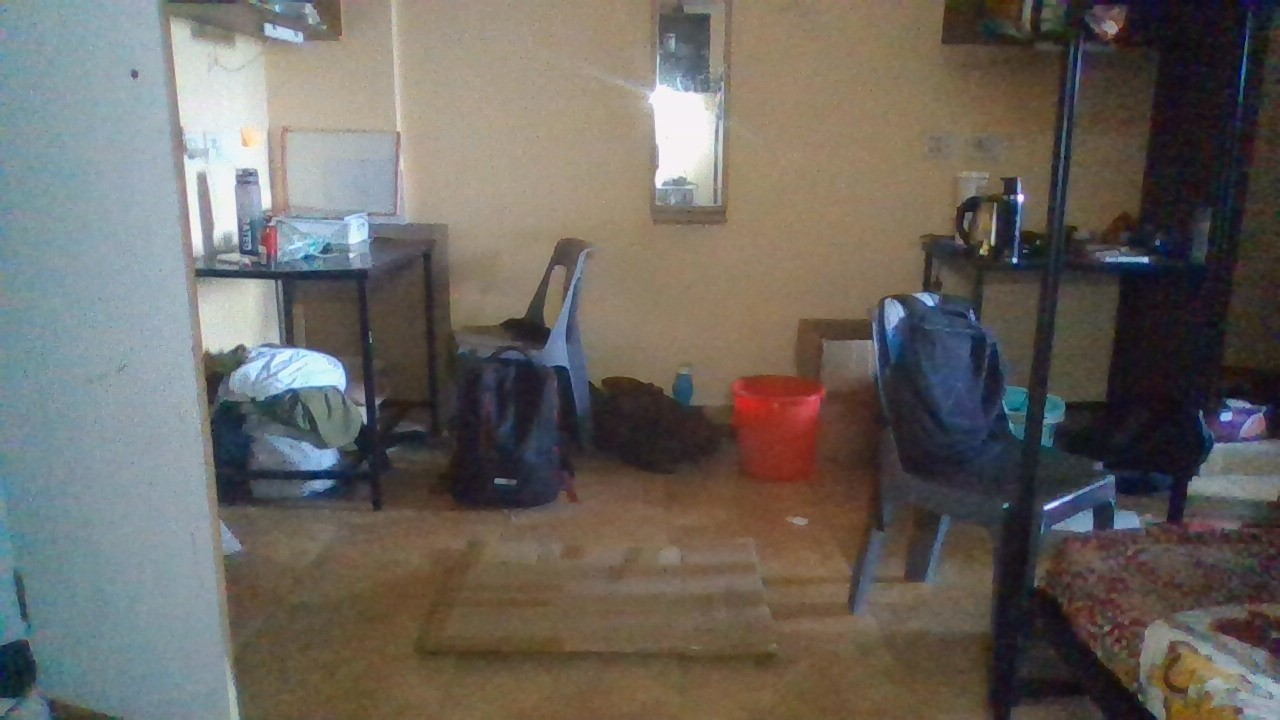
#> input picture car_images/img1.jpg, 1280 x 720 px
$ python stitcher.py
#> lines starting #> are read from the running program, lines starting #| are printed output that depends on the picture
import cv2
import numpy as np

def get_top_down_view(image, src_points):
    """
    Applies a top-down perspective transform to an image.

    Args:
        image: The input image from a single camera.
        src_points: A NumPy array of 4 points in the source image.
                    These points should form a trapezoid on the ground.

    Returns:
        The warped image, which is a top-down view.
    """
    # Define the width and height of the output top-down image
    # These can be tuned to your preference
    width, height = 1280, 720

    # Define the 4 destination points for the top-down view (a rectangle)
    # The order must correspond to the order of src_points
    dst_points = np.float32([
        [0, 0],         # Top-left
        [width, 0],     # Top-right
        [width, height],# Bottom-right
        [0, height]     # Bottom-left
    ])

    # Calculate the perspective transform matrix M
    M = cv2.getPerspectiveTransform(src_points, dst_points)

    # Apply the perspective warp to get the top-down view
    warped_image = cv2.warpPerspective(image, M, (width, height))

    return warped_image

# --- Main Execution ---
if __name__ == "__main__":
    # --- 1. Load your four images ---
    img1 = cv2.imread("car_images/img1.jpg")
#> img1 is the input picture: shape (720, 1280, 3); mean B, G, R 96, 101.8, 106.6
    img2 = cv2.imread("car_images/img2.jpg")
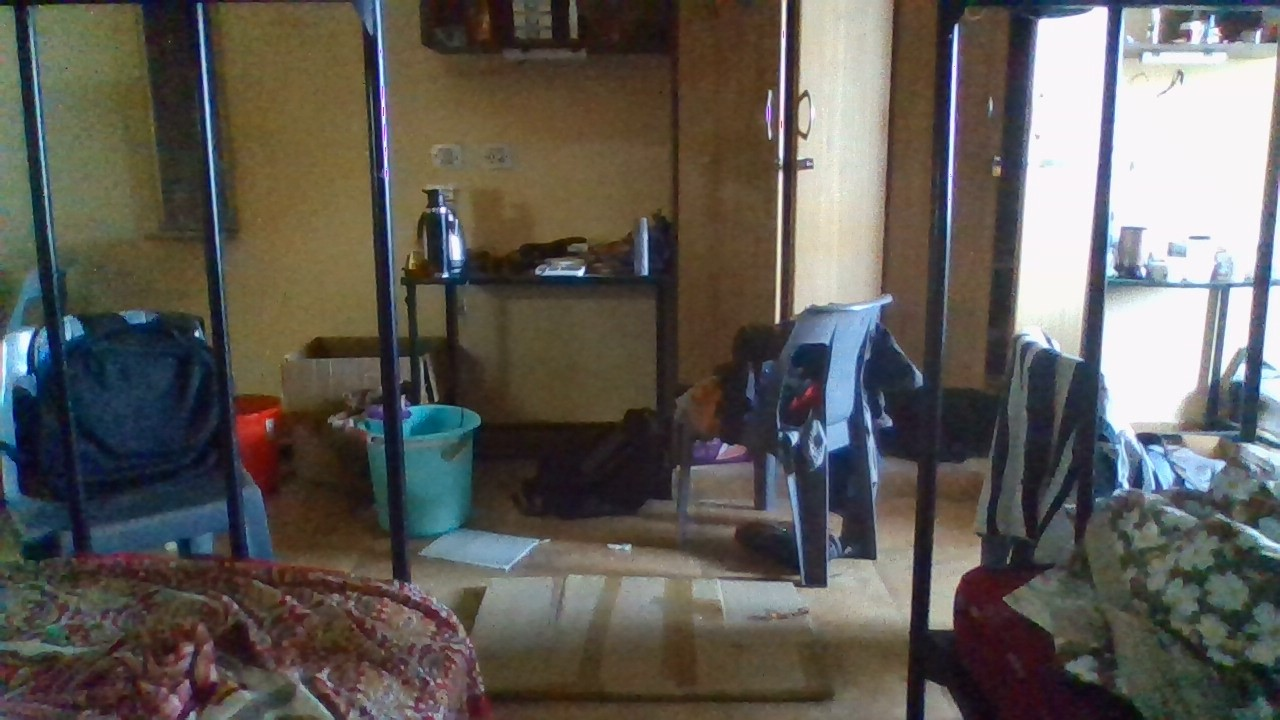
#> input picture car_images/img2.jpg, 1280 x 720 px
#> img2 is the input picture: shape (720, 1280, 3); mean B, G, R 86.5, 92.1, 95.6

    # --- 2. DEFINE YOUR PERSPECTIVE POINTS (CRITICAL STEP!) ---
    # These are placeholder values! You MUST find the correct points for YOUR cameras.
    # The points should form a trapezoid on the ground in front of each camera.
    # Format: np.float32([[top_left], [top_right], [bottom_right], [bottom_left]])

    src_img1 = np.float32([(399, 457), (802, 467), (920, 717), (163, 717)])

    src_img2 = np.float32([(490, 579), (790, 581), (831, 691), (458, 692)])

    # --- 3. Apply the top-down warp to each image ---
    img1_top_down = get_top_down_view(img1, src_img1)
#> in get_top_down_view, `warped_image = cv2.warpPerspective(image, M, (width, height))`:
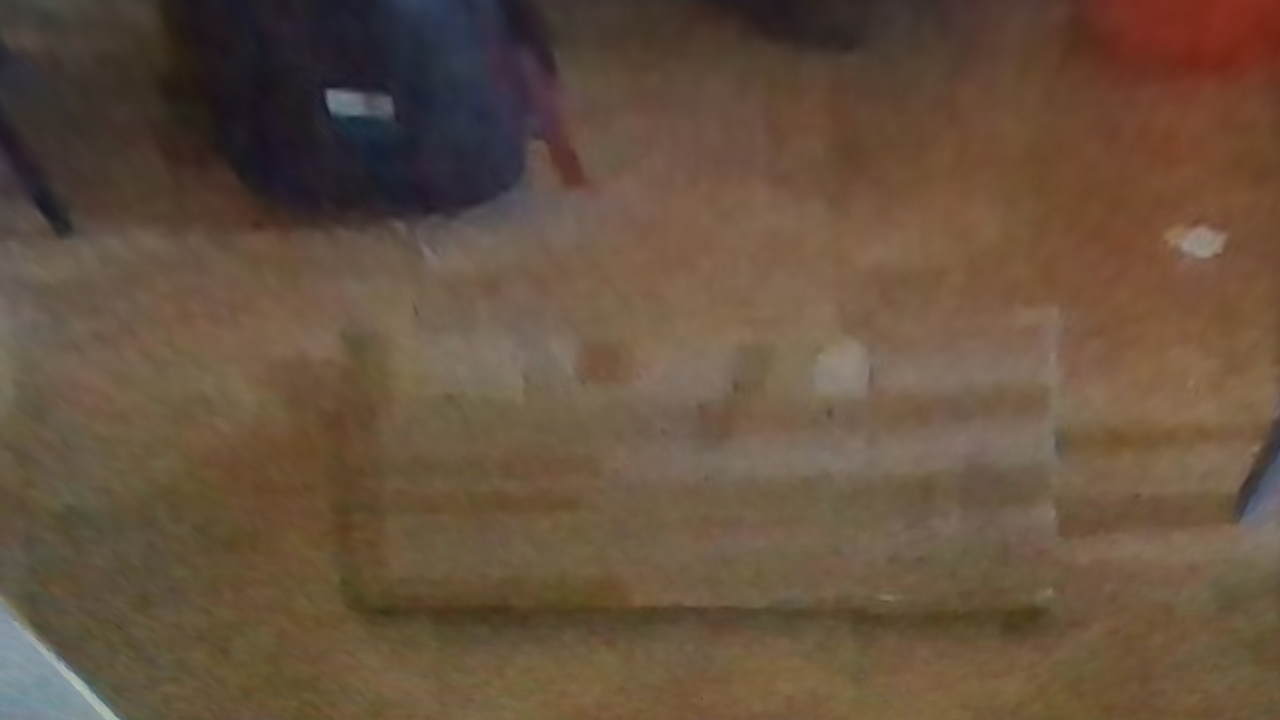
#> warped_image: shape (720, 1280, 3); mean B, G, R 62.7, 80.8, 101
    img2_top_down = get_top_down_view(img2, src_img2)
#> in get_top_down_view (call 2), `warped_image = cv2.warpPerspective(image, M, (width, height))`:
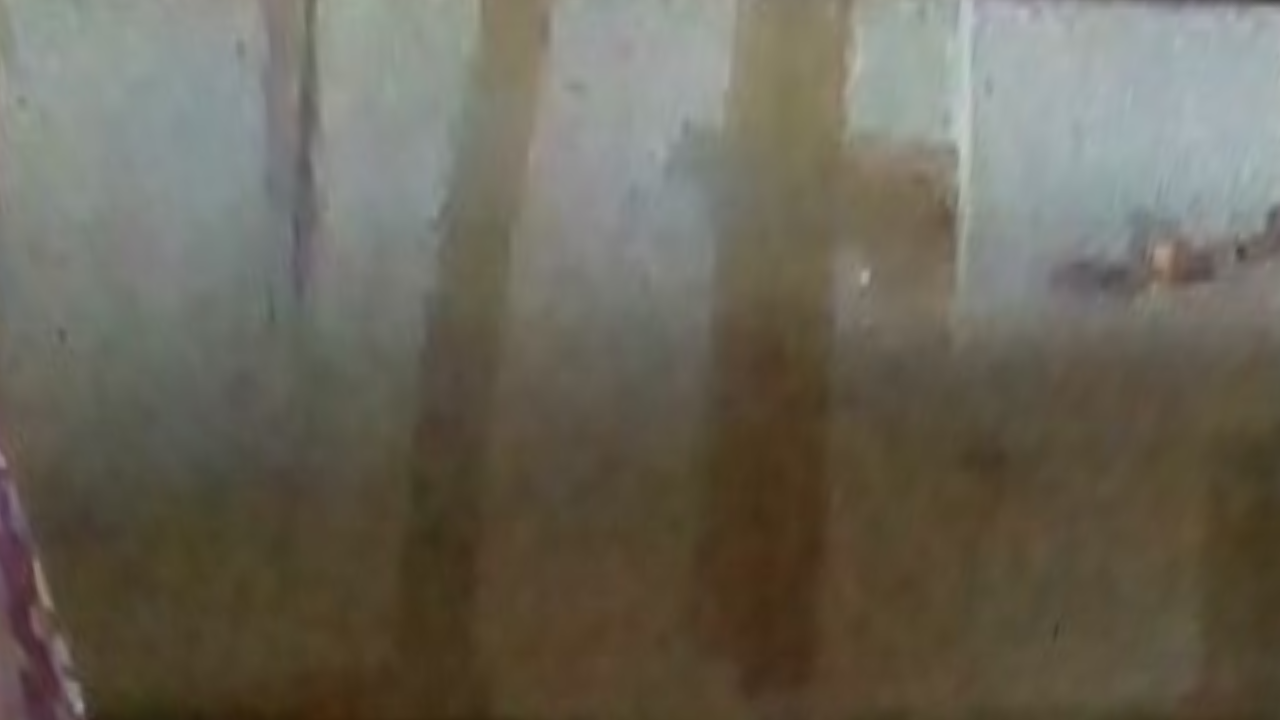
#> warped_image: shape (720, 1280, 3); mean B, G, R 89.3, 102.1, 106.9

    # --- 4. Combine the images into a single bird's-eye view ---
#     img1_rotated = cv2.rotate(img1_top_down, cv2.ROTATE_90_COUNTERCLOCKWISE)
#     img2_rotated = cv2.rotate(img2_top_down, cv2.ROTATE_90_CLOCKWISE)
    # Horizontally stack the two images together
    cv2.imwrite("img1_top_down.png",img1_top_down)
    birds_eye_view = np.hstack((img1_top_down, img2_top_down))
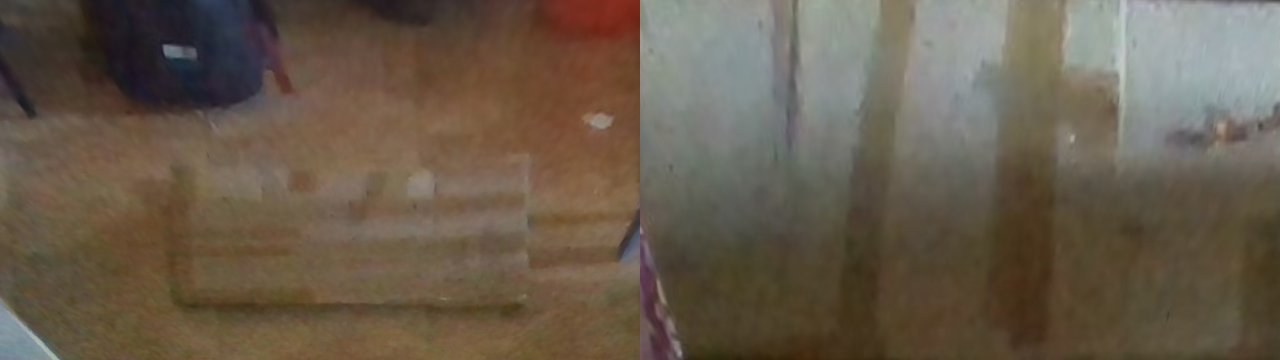
#> birds_eye_view: shape (720, 2560, 3) (shown at 1/2 size); mean B, G, R 76, 91.5, 104

    # --- 5. Save and Display the Result ---
    cv2.imwrite("birds_eye_view.png", birds_eye_view)
    print("Bird's-eye view saved as 'birds_eye_view.png'")

    # cv2.imshow("Bird's Eye View", birds_eye_view)
    # cv2.waitKey(0)
    # cv2.destroyAllWindows()
